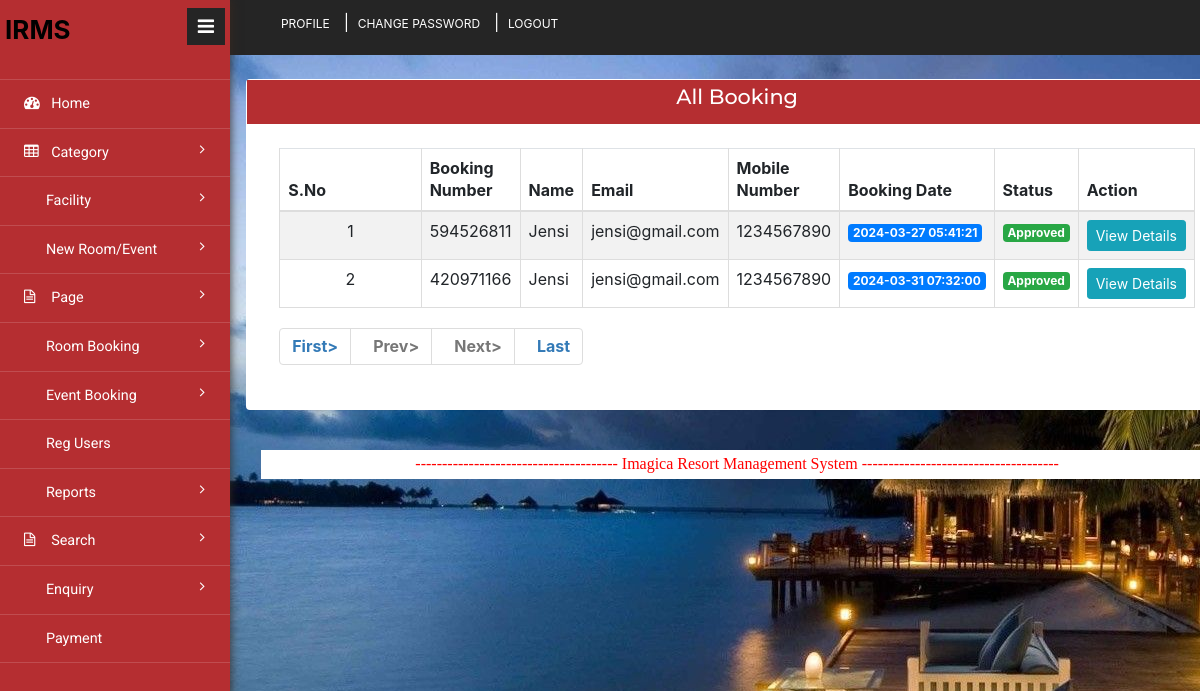
The app's page /admin/all-eventbooking.php (signed in) with its own data.
### tables this page shows
CREATE TABLE `tbleventbooking` (
  `ID` int(10) NOT NULL,
  `EventID` int(5) DEFAULT NULL,
  `BookingNumber` varchar(120) DEFAULT NULL,
  `UserId` int(5) NOT NULL,
  `IDType` varchar(120) DEFAULT NULL,
  `Address` mediumtext DEFAULT NULL,
  `CheckinDate` varchar(200) DEFAULT NULL,
  `CheckoutDate` varchar(200) DEFAULT NULL,
  `BookingDate` timestamp NOT NULL DEFAULT current_timestamp() ON UPDATE current_timestamp(),
  `Remark` varchar(50) DEFAULT NULL,
  `Status` varchar(50) DEFAULT NULL,
  `Time` datetime DEFAULT NULL,
  `payment` varchar(20) NOT NULL COMMENT 'unpaid/Paid'
);

CREATE TABLE `tbluser` (
  `ID` int(10) NOT NULL,
  `FullName` varchar(200) DEFAULT NULL,
  `MobileNumber` bigint(10) DEFAULT NULL,
  `Email` varchar(120) DEFAULT NULL,
  `Password` varchar(120) DEFAULT NULL,
  `RegDate` timestamp NULL DEFAULT current_timestamp()
);

### admin/all-eventbooking.php (the view, shortened to what this page needs)
<?php
include('includes/dbconnection.php');
if (strlen($_SESSION['hbmsaid']==0)) {
  header('location:logout.php');
  } else{
?>
<!DOCTYPE HTML>
<html>
<head>
<link href="css/bootstrap.min.css" rel='stylesheet' type='text/css' />
<link href="css/style.css" rel='stylesheet' type='text/css' />
<link href="css/font-awesome.css" rel="stylesheet">
<link rel="stylesheet" href="css/icon-font.min.css" type='text/css' />
</head>
<body>
   <div class="page-container">
	<div class="left-content">
	   <div class="inner-content">
			<?php include_once('includes/header.php');?>
			<div class="content">
	<div class="grids">
					<div class="panel panel-widget forms-panel">
						<div class="forms">
							<div class="form-grids widget-shadow" data-example-id="basic-forms">
								<div class="form-title">
									<h4>All Booking</h4>
								</div>
								<div class="form-body">
									     <table class="table table-bordered table-striped table-vcenter js-dataTable-full-pagination">
                                <thead>
                                    <tr>
                                        <th>S.No</th>
                                        <th>Booking Number</th>
                                        <th>Name</th>
                                        <th>Email</th>
                                        <th>Mobile Number</th>
                                        <th>Booking Date</th>
                                        <th>Status</th>
                                        <th>Action</th>
                                       </tr>
                                </thead>
                                <tbody>
                                    <?php
                                    if (isset($_GET['pageno'])) {
            $pageno = $_GET['pageno'];
        } else {
            $pageno = 1;
        }
        $no_of_records_per_page = 10;
        $offset = ($pageno-1) * $no_of_records_per_page;
        $ret = "SELECT ID FROM tblbooking";
$query1 = $dbh -> prepare($ret);
$query1->execute();
$total_rows=$query1->rowCount();
$total_pages = ceil($total_rows / $no_of_records_per_page);
$sql="SELECT tbluser.*,tbleventbooking.BookingNumber,tbleventbooking.ID,tbleventbooking.Status,tbleventbooking.BookingDate from tbleventbooking join tbluser on tbleventbooking.UserID=tbluser.ID  LIMIT $offset, $no_of_records_per_page";
$query = $dbh -> prepare($sql);
$query->execute();
$results=$query->fetchAll(PDO::FETCH_OBJ);
$cnt=1;
if($query->rowCount() > 0)
{
foreach($results as $row)
{               ?>
                                    <tr>
                                        <td class="text-center"><?php echo htmlentities($cnt);?></td>
                                        <td><?php  echo htmlentities($row->BookingNumber);?></td>
                                        <td><?php  echo htmlentities($row->FullName);?></td>
                                        <td><?php  echo htmlentities($row->Email);?></td>
                                        <td><?php  echo htmlentities($row->MobileNumber);?></td>
                                        <td><span class="badge badge-primary"><?php  echo htmlentities($row->BookingDate);?></span>
                                        </td>
                                        <td>
                                        	<?php $status=$row->Status;
if($status==''):
?>
<span class="badge badge-warning"><?php  echo htmlentities('Not Updated Yet');?></span>
<?php elseif($status=='Cancelled'):?>
<span class="badge badge-danger"><?php  echo htmlentities($row->Status);?></span>
<?php elseif($status=='Approved'): ?>
<span class="badge badge-success"><?php  echo htmlentities($row->Status);?></span>
<?php endif;?>
                                        </td>
                                         <td class="d-none d-sm-table-cell"><a href="viewevent-booking-details.php?bookingid=<?php echo htmlentities ($row->BookingNumber);?>" class="btn btn-info btn-sm">View Details</a></td>
                                    </tr>
                                    <?php $cnt=$cnt+1;}} else { ?>
                                 <tr>
                                	<td colspan="8" style="color:red; font-size:22px; text-align:center">No record found</td>
                                </tr>
                            <?php } ?>
                                </tbody>
                            </table>
                            <div align="left">
    <ul class="pagination" >
        <li><a href="?pageno=1"><strong>First></strong></a></li>
        <li class="<?php if($pageno <= 1){ echo 'disabled'; } ?>">
            <a href="<?php if($pageno <= 1){ echo '#'; } else { echo "?pageno=".($pageno - 1); } ?>"><strong style="padding-left: 10px">Prev></strong></a>
        </li>
        <li class="<?php if($pageno >= $total_pages){ echo 'disabled'; } ?>">
            <a href="<?php if($pageno >= $total_pages){ echo '#'; } else { echo "?pageno=".($pageno + 1); } ?>"><strong style="padding-left: 10px">Next></strong></a>
        </li>
        <li><a href="?pageno=<?php echo $total_pages; ?>"><strong style="padding-left: 10px">Last</strong></a></li>
    </ul>
</div>
								</div>
							</div>
						</div>
					</div>
				</div>
<?php include_once('includes/footer.php');?>
</div>
</div>
		</div>
</div>
			<?php include_once('includes/sidebar.php');?>
  <link rel="stylesheet" href="https://cdn.jsdelivr.net/npm/bootstrap@4.6.2/dist/css/bootstrap.min.css">
</body>
</html><?php }  ?>

### records on screen
tbleventbooking: BookingNumber "594526811", UserId.FullName "Jensi", UserId.Email "jensi@gmail.com", UserId.MobileNumber "1234567890", BookingDate "2024-03-27 05:41:21", Status "Approved"
tbleventbooking: BookingNumber "420971166", UserId.FullName "Jensi", UserId.Email "jensi@gmail.com", UserId.MobileNumber "1234567890", BookingDate "2024-03-31 07:32:00", Status "Approved"
